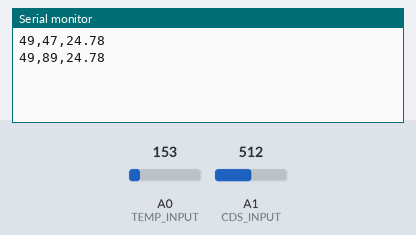
The sketch below on a simulated Arduino Uno, built with avr-gcc and run on an emulated ATmega328P. On the bench: the last lines printed to the serial monitor. Inputs (shaded band) come from the test bench; at power-on: A0 (TEMP_INPUT) = 153, A1 (CDS_INPUT) = 512. Random numbers use the default seed unless the sketch sets one.

Above: at 1.8 s.
1.9 s: A0 (TEMP_INPUT) set to 165
At 2.6 s:
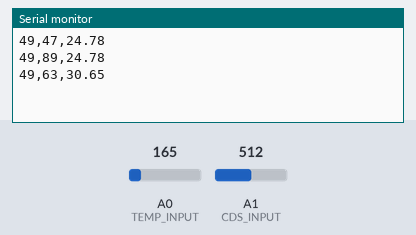
3.4 s: A1 (CDS_INPUT) set to 716
At 4.7 s:
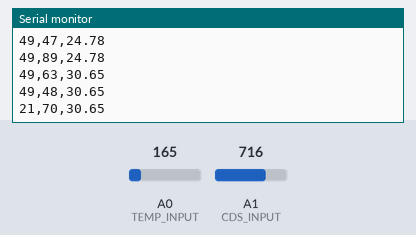
4.9 s: A0 (TEMP_INPUT) set to 175
At 5.8 s:
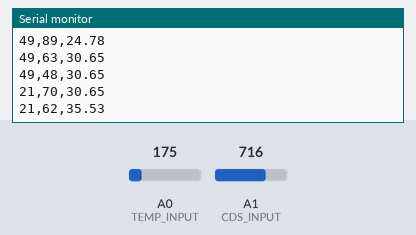
6.4 s: A1 (CDS_INPUT) set to 900
At 7.8 s:
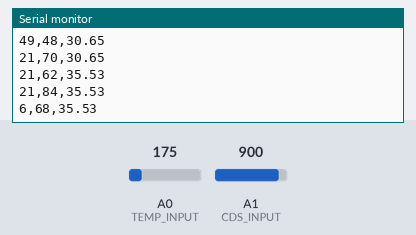
Timing chart, 0 to 8.9 s (numbered marks = the images above; inputs shaded):
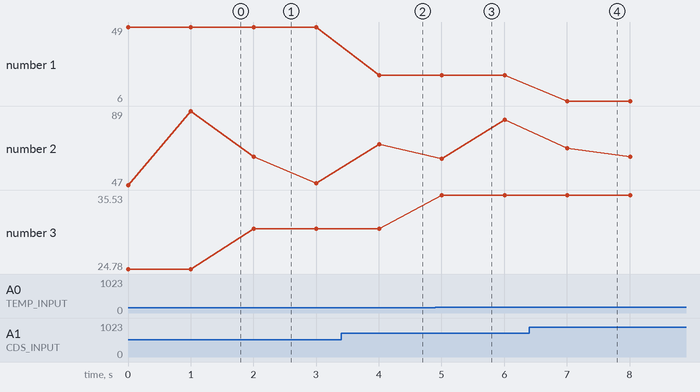

Measured:
- after the input at 1.9 s, the serial monitor: prints a new line after 0.10 s (image 1)
- after the input at 3.4 s, the serial monitor: prints a new line after 0.61 s (image 2)
- after the input at 4.9 s, the serial monitor: prints a new line after 0.11 s (image 3)
- after the input at 6.4 s, the serial monitor: prints a new line after 0.61 s (image 4)
- plotted number 1: 49 → 21 after the input at 3.4 s, 21 → 6 after the input at 6.4 s
- plotted number 3: 24.78 → 30.65 after the input at 1.9 s, 30.65 → 35.53 after the input at 4.9 s

The sketch:

cds_tmp36_humi.ino
```cpp
//  lux
#define TEMP_INPUT 0
#define CDS_INPUT 1

int humi = 0;
int tempC = 0;
int lux = 0;

void setup() {
  Serial.begin(9600);
}

void loop() {
  // TMP36
  int temp_value = analogRead(TEMP_INPUT);
  float voltage = temp_value * 5.0 * 1000;
  voltage /= 1023.0;
  float tempC = (voltage - 500) / 10;
  humi = random(40,90);
  int cds_value = analogRead(CDS_INPUT);
  int lux = int(luminosity(cds_value));

  Serial.print(lux);
  Serial.print(",");
  Serial.print(humi);
  Serial.print(",");
  Serial.println(tempC);

  delay(1000);
}

//Voltage to Lux
  double luminosity (int RawADC0){
  double Vout=RawADC0*5.0/1023.0;  // 5/1023 (Vin = 5 V)
  double lux=(2500/Vout-500)/10;
  // lux = 500 / Rldr, Vout = Ildr*Rldr = (5/(10 + Rldr))*Rldr
  return lux;
}
```
